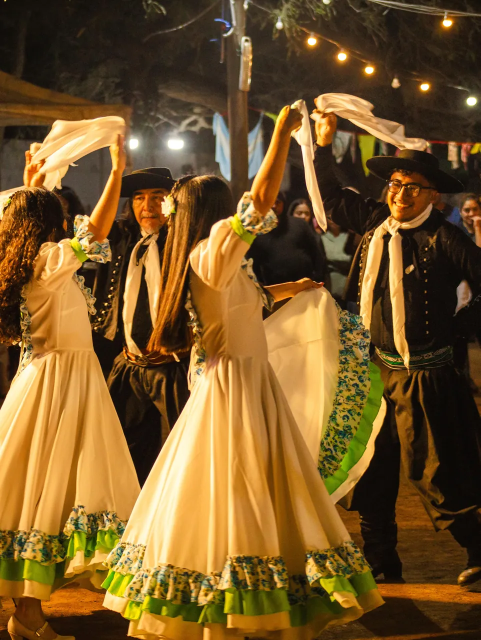
#> input picture temas/lo-de-oli/assets/galeria/foto-01.webp, 961 x 1280 px, given in place of f00.png, which was not available (shown at 1/2 size)
$ python fondo-fusion-ritmica.py ../temas/lo-de-oli/assets/galeria ../temas/lo-de-oli/assets/galeria/foto-03.webp 5 5
#> lines starting #> are read from the running program, lines starting #| are printed output that depends on the picture
# Arma el fondo de la portada de Rítmica con las 12 fotos de danza fusión del video de José (13/11/2026):
# cada foto con un movimiento lento (acercamiento o paneo) y un fundido a la siguiente, en loop sin salto.
# Dos versiones: horizontal (compu) y vertical (celular), cada una con su encuadre por foto.
# Uso: python herramientas/fondo-fusion-ritmica.py C:/ritmica-gala/material/fusion <carpeta de salida>
# (ahí están las 12 fotos recortadas f00..f11.png y el video original). Necesita Pillow, OpenCV y ffmpeg.
# Lo que sale (fusion-*-hd.mp4 y el primer cuadro .png, que se pasa a .webp) va a temas/santiago-ritmica/
# assets/video/ CON OTRO NOMBRE si cambia: el navegador guarda los assets un día.
import sys, subprocess
import cv2, numpy as np
from PIL import Image

FOTOS, SALIDA = sys.argv[1], sys.argv[2]
FPS, T, X = 30, 3.0, 0.8          # 3 s por foto (como el original) y 0,8 s de fundido

def realzar(im):
    """Más nitidez (José, 13/11: "más nitidez", va a estar solo 3 semanas en línea). Las fotos salen de un video de
    WhatsApp y de cada una hay UNA sola imagen (los 90 cuadros son iguales: promediarlos no suma), así que se agranda
    al doble con Lanczos, se alisan apenas los bloques de la compresión (si no, el enfoque los marca) y se pasa una
    máscara de enfoque en dos tamaños. Suave a propósito: más fuerte, las caras quedaban como de plástico. Nada de IA:
    inventa detalle y cambia las caras."""
    a = cv2.cvtColor(np.asarray(im), cv2.COLOR_RGB2BGR)
    a = cv2.resize(a, None, fx=2, fy=2, interpolation=cv2.INTER_LANCZOS4)
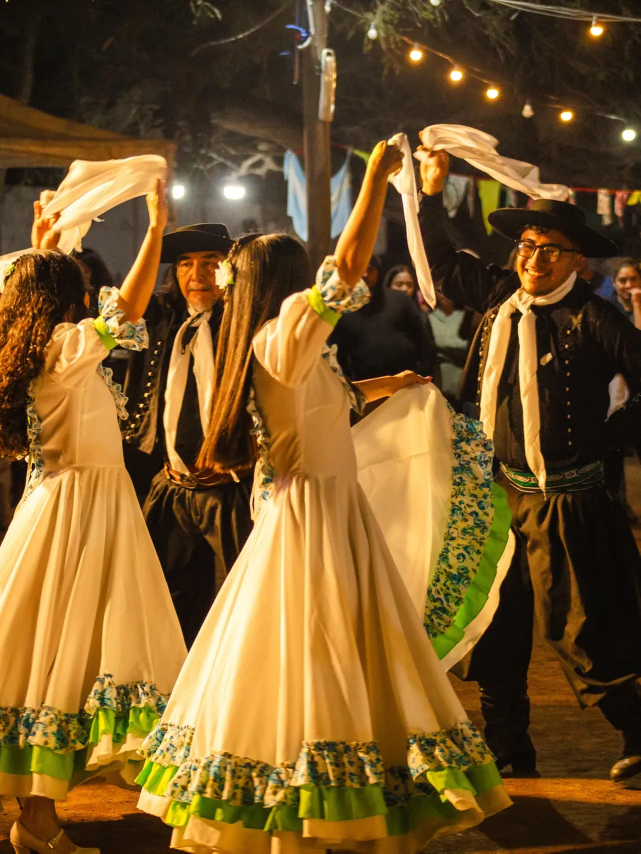
#> a: shape (2560, 1922, 3) (shown at 1/3 size); mean B, G, R 40.9, 87.9, 120.3
    a = cv2.bilateralFilter(a, 5, 12, 3)
    f = a.astype(np.float32)
    f = f + .6 * (f - cv2.GaussianBlur(f, (0, 0), 2.2))
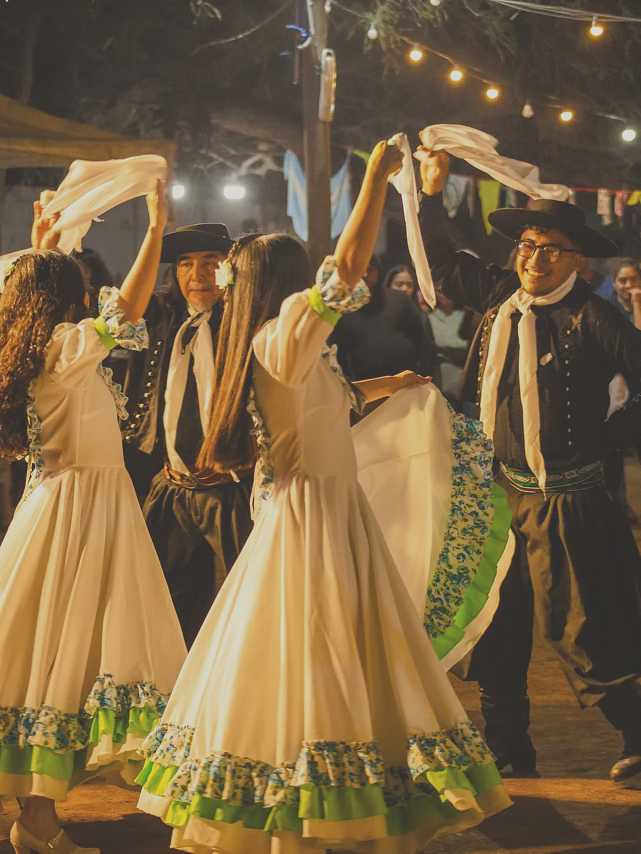
#> f: shape (2560, 1922, 3) float32 (shown at 1/3 size); mean B, G, R 40.7, 87.7, 120.4; drawn with min black and max white
    f = f + .3 * (f - cv2.GaussianBlur(f, (0, 0), 1.0))
    return Image.fromarray(cv2.cvtColor(np.clip(f, 0, 255).astype(np.uint8), cv2.COLOR_BGR2RGB))

# (fx, fy, z) al empezar y al terminar: fx/fy = dónde está la ventana dentro del espacio libre (0 = arriba/izquierda,
# 1 = abajo/derecha); z = acercamiento (1 = la ventana más grande que entra en la foto).
COMPU = [
    ((.5, .75, 1.0), (.5, .85, 1.08)),
    ((.5, .95, 1.07), (.5, .9, 1.0)),
    ((.5, .78, 1.0), (.5, .85, 1.08)),
    ((.5, .33, 1.0), (.5, .4, 1.07)),
    ((.5, .3, 1.0), (.5, .75, 1.0)),
    ((.5, .36, 1.0), (.5, .42, 1.07)),
    ((.5, .15, 1.0), (.5, .55, 1.0)),
    ((.5, .45, 1.0), (.5, .85, 1.0)),
    ((.5, 1.0, 1.0), (.45, 1.0, 1.08)),
    ((.5, .35, 1.0), (.5, .8, 1.0)),
    ((.5, .45, 1.0), (.5, .5, 1.08)),
    ((.5, .85, 1.0), (.5, .9, 1.08)),
]
CELU = [
    ((.2, .5, 1.0), (.7, .5, 1.0)),
    ((.2, .5, 1.0), (.8, .5, 1.0)),
    ((.4, .5, 1.0), (.6, .5, 1.06)),
    ((.45, .5, 1.0), (.5, .5, 1.06)),
    ((.75, .5, 1.0), (.9, .5, 1.0)),
    ((.0, .5, 1.0), (.15, .5, 1.04)),
    ((.3, .5, 1.0), (.7, .5, 1.0)),
    ((.7, .5, 1.0), (.3, .5, 1.0)),
    ((.15, .5, 1.0), (.75, .5, 1.0)),
    ((.2, .5, 1.0), (.6, .5, 1.0)),
    ((.1, .5, 1.0), (.6, .5, 1.0)),
    ((.2, .5, 1.0), (.8, .5, 1.0)),
]

def ventana(im, W, H, fx, fy, z):
    """Rectángulo (x0, y0, x1, y1) en la foto, con la proporción de la salida."""
    pw, ph = im.size
    if pw / ph > W / H: bh = ph; bw = ph * W / H
    else: bw = pw; bh = pw * H / W
    w, h = bw / z, bh / z
    x0 = (pw - w) * fx; y0 = (ph - h) * fy
    return x0, y0, x0 + w, y0 + h

def cuadro(im, W, H, a, b, u):
    # Movimiento parejo (sin aceleración): en un loop de fotos se ve más tranquilo.
    fx, fy, z = (a[k] + (b[k] - a[k]) * u for k in range(3))
    return im.transform((W, H), Image.Transform.EXTENT, ventana(im, W, H, fx, fy, z), Image.Resampling.BICUBIC)

def armar(nombre, W, H, plan, crf):
    fotos = [realzar(Image.open(f'{FOTOS}/f{i:02d}.png').convert('RGB')) for i in range(12)]
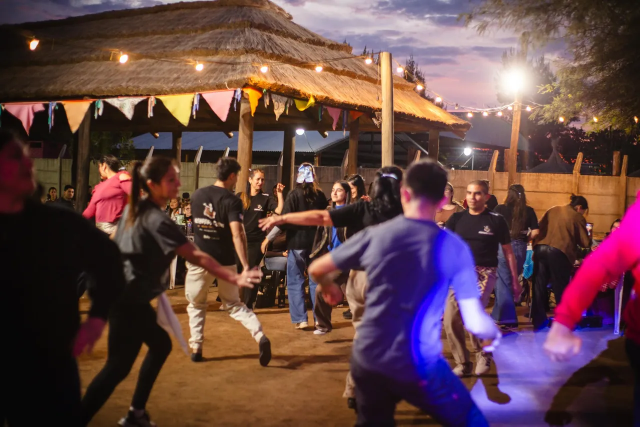
#> input picture temas/lo-de-oli/assets/galeria/foto-03.webp, 1280 x 853 px, given in place of f01.png, which was not available (shown at 1/2 size)
#> in realzar (call 2), `f = f + .6 * (f - cv2.GaussianBlur(f, (0, 0), 2.2))`:
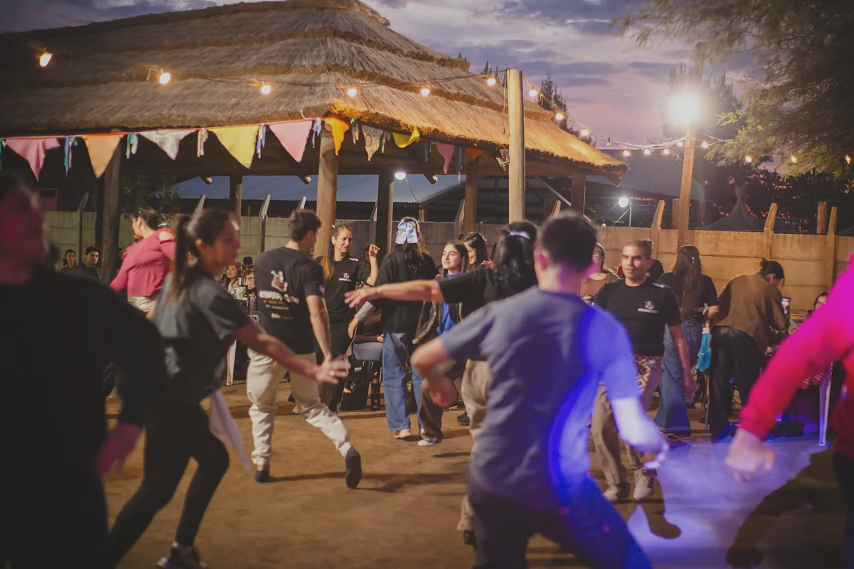
#> f: shape (1706, 2560, 3) float32 (shown at 1/3 size); mean B, G, R 69.4, 68.8, 99.4; drawn with min black and max white
#> in realzar (call 2), `return Image.fromarray(cv2.cvtColor(np.clip(f, 0, 255).astype(np.uint8..`:
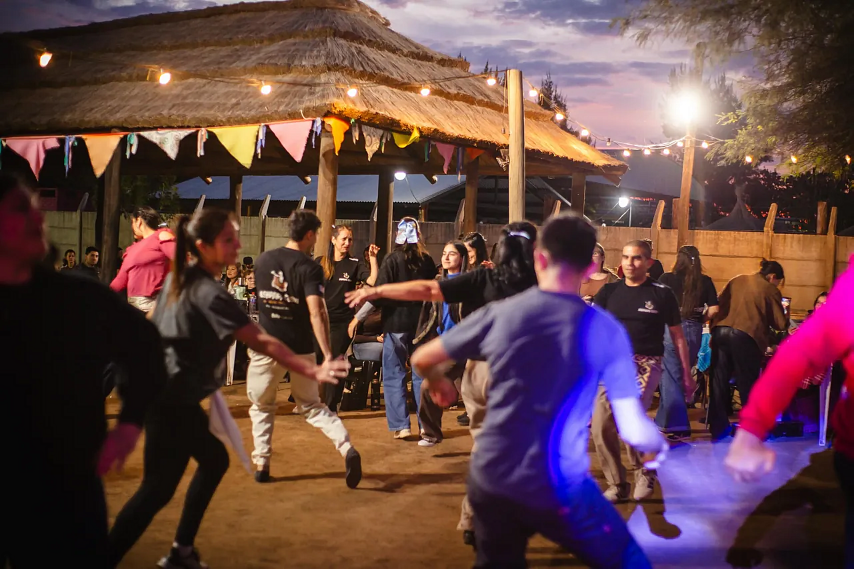
#> returned value: PIL image 2560x1706 RGB (shown at 1/3 size); mean R, G, B 99.3, 68.7, 69.2
    n = len(fotos); total = n * T; vida = T + X
    out = f'{SALIDA}/{nombre}.mp4'
    ff = subprocess.Popen(['ffmpeg', '-v', 'error', '-y', '-f', 'rawvideo', '-pix_fmt', 'rgb24', '-s', f'{W}x{H}', '-r', str(FPS), '-i', '-',
                           '-c:v', 'libx264', '-preset', 'slow', '-crf', str(crf), '-profile:v', 'high', '-pix_fmt', 'yuv420p',
                           '-movflags', '+faststart', '-an', out],
                          stdin=subprocess.PIPE)
    cuadros = round(total * FPS)
    for f in range(cuadros):
        t = f / FPS
        # La foto i vive de i*T − X a (i+1)*T; la 0 entra en fundido al final, así el loop no salta.
        i = int(t // T)
        local = t - (i * T - X)
        img = cuadro(fotos[i], W, H, *plan[i], local / vida)
        entra = (i + 1) % n
        desde = (i + 1) * T - X
        if t >= desde:
            a = (t - desde) / X; a = a * a * (3 - 2 * a)
            otra = cuadro(fotos[entra], W, H, *plan[entra], (t - desde) / vida)
            img = Image.blend(img, otra, a)
        if f == 0: img.save(f'{SALIDA}/{nombre}.png')
        ff.stdin.write(img.tobytes())
    ff.stdin.close(); ff.wait()
    print(nombre, cuadros, 'cuadros')

# Full HD (José, 13/11: más nitidez). La primera versión era 1280x720 con crf 35 (1,6 MB): en una pantalla de 1920 se
# estiraba y la compresión borraba el detalle que quedaba. Con crf 22/23 eran 14,5 y 12,9 MB; con 26/27, 9,3 y 8,2 MB
# y comparados de cerca no se distinguen (lo que se publicó salió de recomprimir los de 22/23 a 26/27).
#> (the run stopped early here; a loop or call above may not have finished)
